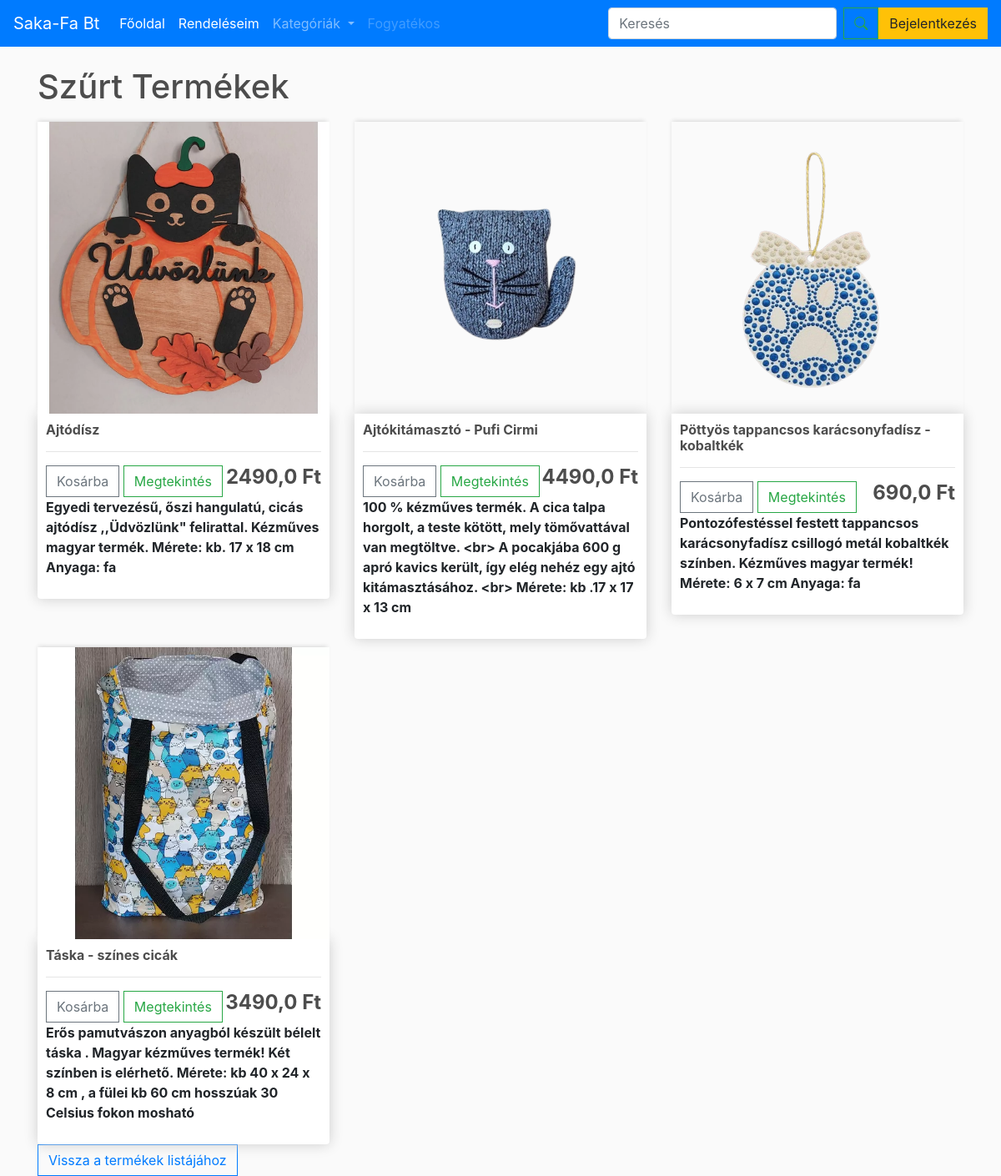
The page /filtered-products/ on the database as committed earlier.
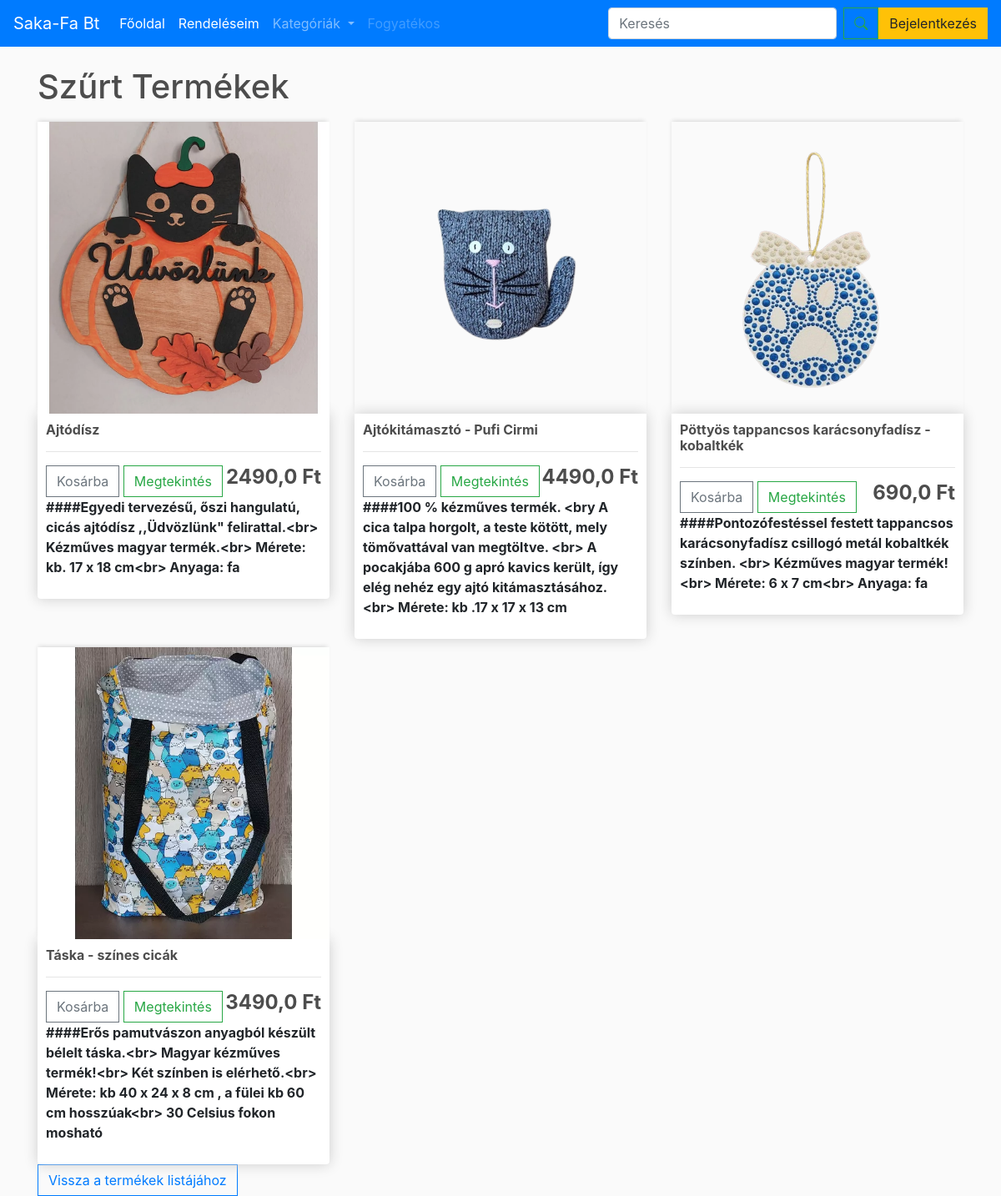
The same page on the database as committed later.
### store/models.py (models this page shows, shortened)
class Product(models.Model):
    CATEGORY_CHOICES = [
        ('option1', 'FÁBÓL KÉSZÜLT'),
        ('option2', 'KÖTÖTT-HORGOLT'),
        ('option3', 'PÖTTYÖSCICA'),
        ('option4', 'TEXTIL'),
    ]
    name = models.CharField(max_length=200)
    price = models.FloatField()
    image = models.ImageField(null=True, blank=True)
    description = models.TextField(blank=True)  # Új mező a leíráshoz
    category = models.CharField(max_length=10, choices=CATEGORY_CHOICES, default='option1')  # Legördülő menü mező
    class Meta:
        verbose_name = "Termék"
        verbose_name_plural = "Termékek"
    @property
    def imageURL(self):
        try:
            url = self.image.url
        except:
            url = ''
        return url

### store/views.py (the view)
# urls.py: path('filtered-products/', filtered_products, name='filtered_products'),
def filtered_products(request):
    filter_option = request.GET.get('filter')
    print(f"Filter option: {filter_option}")  # Debug üzenet
    category_map = {
        'FÁB': 'option1',
        'kotott': 'option2',
        'pottos': 'option3',
        'textil': 'option4',
    }
    filter_option = category_map.get(filter_option, None)
    print(f"Mapped filter option: {filter_option}")  # Debug üzenet
    if filter_option:
        products = Product.objects.filter(category=filter_option)
        print(f"Filtered products: {products}")  # Debug üzenet
        if not products.exists():
            message = "Nincs ilyen termék a megadott kategóriában."
        else:
            message = ""
    else:
        products = Product.objects.all()
        message = ""
    cart_info = cartData(request)  # Hívjuk meg a cartData függvényt
    items = cart_info['items']  # Kosár elemek
    order = cart_info['order']  # Kosár adatok
    cartItems = cart_info['cartItems']  # Kosár elemek száma
    context = {
        'products': products,
        'items': items,  # Kosár elemek
        'order': order,  # Kosár adatok
        'cartItems': cartItems,  # Kosárban lévő elemek száma
        'message': message  # Üzenet a szűrésről
    }
    return render(request, 'store/filtered_products.html', context)

### store/views.py (called while the page is built)
def cartData(request):
    if request.user.is_authenticated:
        customer = request.user.customer
        orders = Order.objects.filter(customer=customer, complete=False)
        if orders.exists():
            order = orders.first()
            items = order.orderitem_set.all()
            cartItems = order.get_cart_items
        else:
            items = []
            cartItems = 0
            order = {'get_cart_total': 0, 'get_cart_items': 0}  # Üres kosár
    else:
        items = []
        cartItems = 0
        order = {'get_cart_total': 0, 'get_cart_items': 0}  # Üres kosár
    return {'cartItems': cartItems, 'order': order, 'items': items}

### store/templates/store/filtered_products.html
{% extends "store/main.html" %}
{% load static %}
{% block content %}
<h1>Szűrt Termékek</h1>
<div class="row">
    {% for product in products %}
    <div class="col-lg-4">
        <img class="thumbnail" src="{{ product.imageURL }}" alt="{{ product.name }}">
        <div class="box-element product">
            <h6><strong>{{ product.name }}</strong></h6>
            <hr>
            <button data-product="{{ product.id }}" data-action="add" class="btn btn-outline-secondary add-btn update-cart">Kosárba</button>
            <a class="btn btn-outline-success" href="{% url 'product_detail' product.id %}">Megtekintés</a>
            <h4 style="display: inline-block; float: right;"><strong>{{ product.price }} Ft</strong></h4><br>
            <p style="display: inline-block;"><strong>{{ product.description }}</strong></p>
        </div>
    </div>
    {% empty %}
    <div>
        <h2>Nincsenek szűrt termékek.</h2>
    </div>
    {% endfor %}
</div>
<a href="{% url 'store' %}" class="btn btn-outline-primary">Vissza a termékek listájához</a>
{% endblock content %}

### store/templates/store/main.html (shortened to what this page needs)
<!DOCTYPE html>
{% load static %}
<html lang="hu">
<head>
    <link href="https://cdnjs.cloudflare.com/ajax/libs/bootstrap-icons/1.10.0/font/bootstrap-icons.min.css" rel="stylesheet">
    <link rel="stylesheet" href="https://cdnjs.cloudflare.com/ajax/libs/font-awesome/6.0.0-beta3/css/all.min.css">
    <link rel="stylesheet" href="https://stackpath.bootstrapcdn.com/bootstrap/4.4.1/css/bootstrap.min.css">
    <link rel="stylesheet" type="text/css" href="{% static 'css/main.css' %}">
</head>
<body>
<nav class="navbar navbar-expand-lg navbar-dark bg-primary">
    <a class="navbar-brand" href="#">Saka-Fa Bt</a>
    <div class="collapse navbar-collapse" id="navbarSupportedContent">
        <ul class="navbar-nav mr-auto">
            <li class="nav-item active">
                <a class="nav-link" href="{% url 'store' %}">Főoldal </a>
            </li>
            <li class="nav-item active">
                <a class="nav-link" href="{% url 'order_list' %}">Rendeléseim</a>
            </li>
            <li class="nav-item dropdown">
                <a class="nav-link dropdown-toggle" href="#" id="navbarDropdown" role="button" data-toggle="dropdown" aria-haspopup="true" aria-expanded="false">
                  Kategóriák
                </a>
              </li>
            <li class="nav-item">
                <a class="nav-link disabled" href="#">Fogyatékos</a>
            </li>
        </ul>
        <form class="d-flex align-items-center my-2 my-lg-0" method="GET" action="{% url 'search' %}">
            <input class="form-control mr-2" type="search" name="q" placeholder="Keresés" aria-label="Search">
            <button class="btn btn-outline-success" type="submit"><i class="bi bi-search" ></i></button>
        </form>
        <div class="form-inline my-2 my-lg-0">
            <div class="user-status" style="display: flex; align-items: center;">
                {% if user.is_authenticated %}
                    <form id="logout-form" method="POST" action="{% url 'logout' %}">
                        {% csrf_token %}
                        <button class="btn btn-warning">Kijelentkezés</button>
                    </form>
                    <p class="user">{{ user.username }}</p>
                {% else %}
                    <a href="{% url 'login' %}" class="btn btn-warning">Bejelentkezés</a>
                {% endif %}
            </div>
        </div>
    </div>
</nav>
<div class="container">
    <br>
    {% block content %}
    {% endblock content %}
</div>
</body>
</html>

### static/css/main.css (style rules this page uses)
body { background-color: hsl(0, 0%, 98%); }
h1,h2,h3,h4,h5,h6 { color:hsl(0, 0%, 30%); }
.box-element { box-shadow:hsl(0, 0%, 80%) 0 0 16px; background-color: #fff; border-radius: 4px; padding: 10px; }
.thumbnail { width: 100%; height: auto; object-fit: cover; -webkit-box-shadow: -1px -3px 5px -2px rgba(214,214,214,1); -moz-box-shadow: -1px -3px 5px -2px rgba(214,214,214,1); box-shadow: -1px -3px 5px -2px rgba(214,214,214,1); }
.product { border-radius: 0 0 4px 4px; }
.col-lg-4, .col-lg-6, .col-lg-8, .col-lg-12 { margin-top: 10px; }
.btn { border-radius: 0; }

Rows that differ between the two databases and show on the page:
changed Product "Ajtódísz": description "Egyedi tervezésű, őszi hangulatú, cicás ajtódísz ,,Üdvözlünk\" felirattal. Kézműves magyar termék. Mérete: kb. 17 x 18 cm Anyaga: fa" → "####Egyedi tervezésű, őszi hangulatú, cicás ajtódísz ,,Üdvözlünk\" felirattal.<br> Kézműves magyar termék.<br> Mérete: kb. 17 x 18 cm<br> Anyaga: fa"
changed Product "Ajtókitámasztó - Pufi Cirmi": description "100 % kézműves termék. A cica talpa horgolt,…" → "####100 % kézműves termék. <bry A cica talpa horgolt,…"
changed Product "Pöttyös tappancsos karácsonyfadísz - kobaltkék": description "Pontozófestéssel festett tappancsos karácsonyfadísz csillogó metál kobaltkék színben. Kézműves magyar termék! Mérete: 6 x 7 cm Anyaga: fa" → "####Pontozófestéssel festett tappancsos karácsonyfadísz csillogó metál kobaltkék színben. <br> Kézműves magyar termék!<br> Mérete: 6 x 7 cm<br> Anyaga: fa"
changed Product "Táska - színes cicák": description "Erős pamutvászon anyagból készült bélelt táska . Magyar kézműves termék! Két színben is elérhető. Mérete: kb 40 x 24 x 8 cm , a fülei kb 60 cm hosszúak 30 Celsius fokon mosható" → "####Erős pamutvászon anyagból készült bélelt táska.<br> Magyar kézműves termék!<br> Két színben is elérhető.<br> Mérete: kb 40 x 24 x 8 cm , a fülei kb 60 cm hosszúak<br> 30 Celsius fokon mosható"
